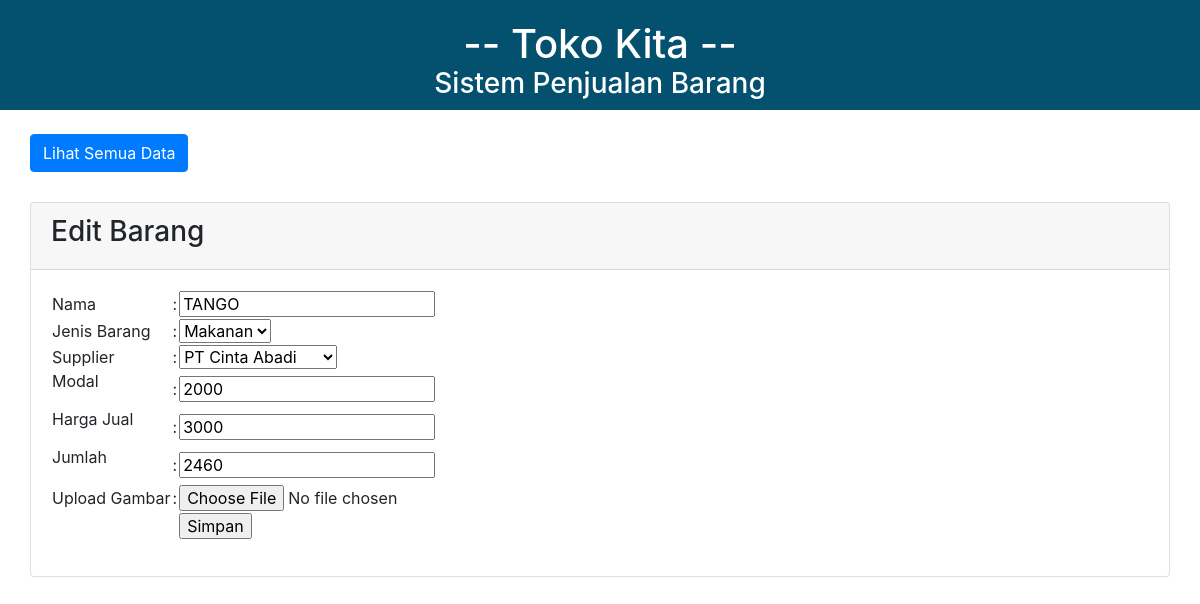
Page /edit.php?id=2 on the committed database.
### tables this page shows
CREATE TABLE `barang` (
  `id` int(11) NOT NULL,
  `nama` varchar(60) NOT NULL,
  `jenis` varchar(30) NOT NULL,
  `suplier` varchar(60) NOT NULL,
  `modal` int(11) NOT NULL,
  `harga` int(11) NOT NULL,
  `jumlah` int(11) NOT NULL,
  `gambar` varchar(500) NOT NULL
);

### edit.php (the view, shortened to what this page needs)
<html>
<head>
    <link rel="stylesheet" type="text/css" href="style_edit.css">
	<link rel="stylesheet" type="text/css" href="https://cdnjs.cloudflare.com/ajax/libs/twitter-bootstrap/4.5.2/css/bootstrap.css">
	<link rel="stylesheet" type="text/css" href="https://cdn.datatables.net/1.10.22/css/dataTables.bootstrap4.min.css">
</head>
<body>
    <div class="judul">
    <h1>-- Toko Kita --</h1>
    <br>
    <h3>Sistem Penjualan Barang</h3>
    </div>
    <br/>
        <a class="btn btn-primary" href="index2.php">Lihat Semua Data</a>
        <br/>
        <div class="card">
            <div class="card-header">
            <h3>Edit Barang</h3>
            </div>
            <div class="card-body">
                <?php
                include "koneksi.php";
                $id = $_GET['id'];
                $query_mysql = mysqli_query($conn, "SELECT * FROM barang WHERE id='$id'")or die(mysql_error());
                while($data = mysqli_fetch_array($query_mysql)){
                ?>
                <form action="update.php" method="post" enctype="multipart/form-data">
                <table>
                <tr>
                <td>Nama</td>
                <td>:</td>
                <td>
                <input type="text" name="nama" value="<?php echo $data['nama'] ?>">
                </td>
                </tr>
                <tr>
                    <td>Jenis Barang</td>
                    <td>:</td>
                    <td><select name="jenis" id="jenis">
                    <option value="Makanan"<?php if ($data['jenis']=="Makanan") { echo "selected=\"selected\""; } ?>>Makanan
                    </option>
                    </select></td>
                </tr>
                <tr>
                    <td>Supplier</td>
                    <td>:</td>
                    <td>
                    <select name="suplier">
                        <?php
                        include 'koneksi.php';
                        $supplier = mysqli_query($conn, "SELECT * FROM supplier");
                        while($data1=mysqli_fetch_array($supplier)){
                            ?>
                            <option value="<?php echo $data1['nama_supplier']; ?>"><?php echo $data1['nama_supplier'] ?></option>
                            <?php
                        }
                        ?>
                    </select>
                    </td>
                </tr>
                <tr>
                <td><p>Modal</td>
                <td>:</td>
                <td><input name="modal" type ="number" value="<?php echo $data['modal'] ?>"><br></td>
                </tr>
                <tr>
                <td><p>Harga Jual</td>
                <td>:</td>
                <td><input name="harga" type ="number" value="<?php echo $data['harga'] ?>"><br></td>
                </tr>
                <tr>
                <td><p>Jumlah</td>
                <td>:</td>
                <td><input name="jumlah" type ="number" value="<?php echo $data['jumlah'] ?>"><br></td>
                </tr>
                <tr>
                <td>Upload Gambar</td>
                <td>:</td>
                <td>
                <input type="file" name="gambar" value="<?php echo $data['gambar'] ?>">
                </td>
                </tr>
                <tr>
                <td></td>
                <td></td>
                <td><input type="submit" value="Simpan"></td> </tr>
                </table>
                </form>
            </div>
        </div>
        <?php } ?>
</body>

### style_edit.css (style rules this page uses)
body { font-family: 'roboto'; color: #000000; }
.judul { background: #03506f; padding: 20px; text-align: center; }
.judul h1 { height: 15px; color: #ffffff; }
.judul h3 { height: 15px; color: #ffffff; }
.btn-primary { margin-left: 30px; }
.card { margin-left: 30px; margin-top: 30px; margin-right: 30px; }

### rows in the picture
barang: nama "TANGO", jenis "Makanan", modal "2000", harga "3000", jumlah "2460"

### other values in the picture
form field suplier "PT Cinta Abadi"
